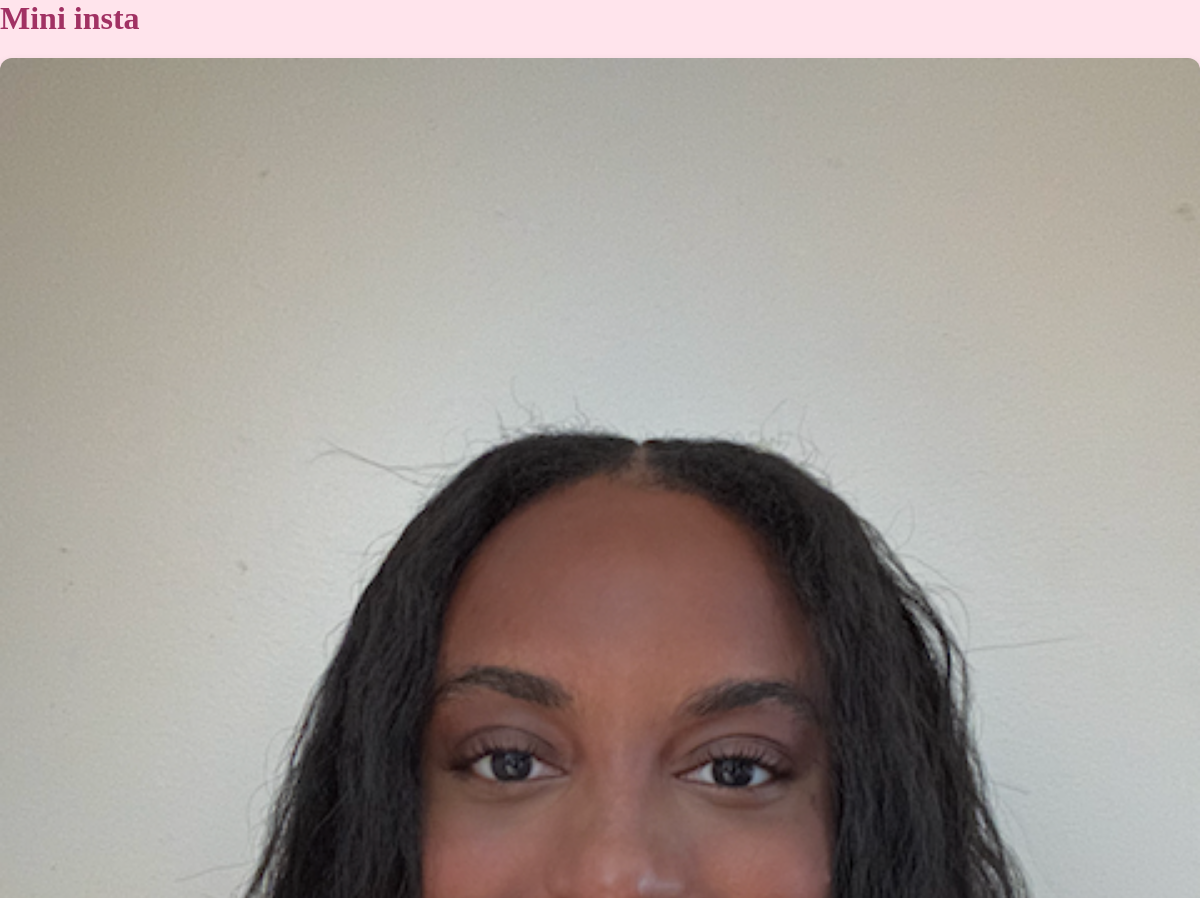
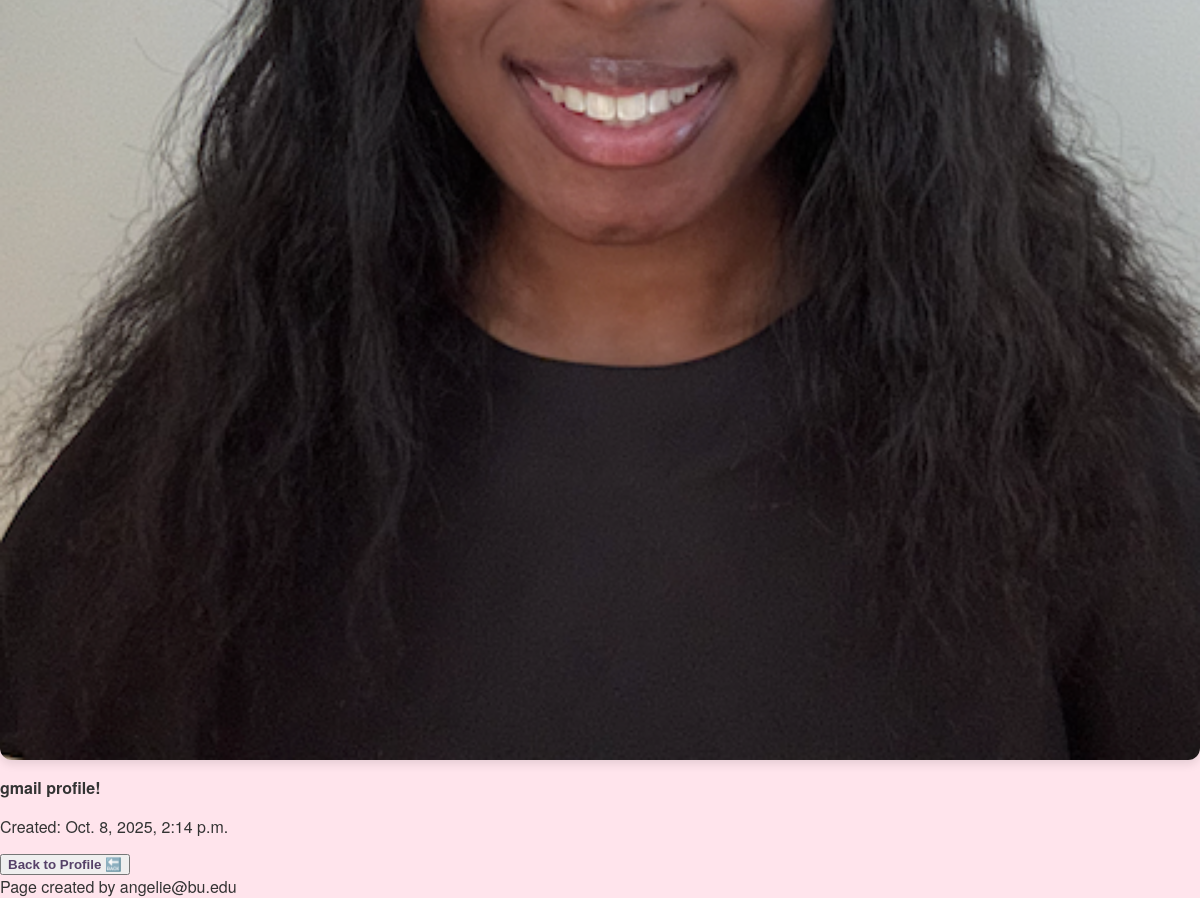
Screenshot of /mini_insta/post/15 with the database file from the repository (2 pictures, top to bottom).
### mini_insta/models.py (models this page shows, shortened)
class Photo (models.Model):
    post = models.ForeignKey(Post, on_delete=models.CASCADE)
    image_url = models.URLField(blank=False)
    timestamp = models.DateTimeField(auto_now=True)
    image_file = models.ImageField(blank=False)
    def get_image_url(self):
        if self.image_file:
            return self.image_file.url
        return self.image_url

class Post(models.Model):
    profile = models.ForeignKey(Profile, on_delete=models.CASCADE)
    timestamp = models.DateTimeField(auto_now=True)
    caption = models.TextField(blank=False)
    def get_all_photos(self):
        photos = Photo.objects.filter(post=self)
        return photos

### mini_insta/views.py (the view)
# urls.py: path('post/<int:pk>', PostDetailView.as_view(), name='show_post'), # for the individual post page
class PostDetailView(DetailView): #new
    model = Post
    template_name = 'mini_insta/show_post.html'
    context_object_name = 'post' # note singular variable name

### mini_insta/templates/mini_insta/show_post.html (shortened to what this page needs)
{% extends 'mini_insta/base.html' %}
{% load static %}
{% block content %}
<div class="post-container">
    <div class="post-gallery">
        {% with photos=post.get_all_photos %}
        {% if photos|length %}
        {% for photo in photos %}
        <img src="{{ photo.get_image_url }}" alt="Post Photo" class="post-image">
        {% endfor %}
        {% else %}
        <img src="{% static 'images/no-image.png' %}" alt="No Image Available" class="post-image">
        {% endif %}
        {% endwith %}
    </div>
    <div class="post-caption">
        <p><strong>{{ post.caption }}</strong></p>
        <p> Created: {{ post.timestamp }}</p>
    </div>
    <div class="back-link">
        <button><a href="{% url 'show_profile' post.profile.pk %}" style="color: #564168;"><strong>Back to
                    Profile 🔙</strong></a></button>
    </div>
</div>
{% endblock %}

### static/styles-mini_insta.css (style rules this page uses)
body { margin: 0; font-family: 'Helvetica Neue', sans-serif; background-color: #ffe4ec; color: #333; }
a { color: #a13163; text-decoration: none; }
.post-image { width: 100%; height: auto; border-radius: 12px; box-shadow: 0 4px 10px rgba(0, 0, 0, 0.1); }
.post-gallery { display: grid; grid-template-columns: repeat(auto-fit, minmax(250px, 1fr)); gap: 1rem; margin: 1rem 0; }

### rows the page displays
Photo: get_image_url (picture)
Post: caption "gmail profile!", timestamp "Oct. 8, 2025, 2:14 p.m."
